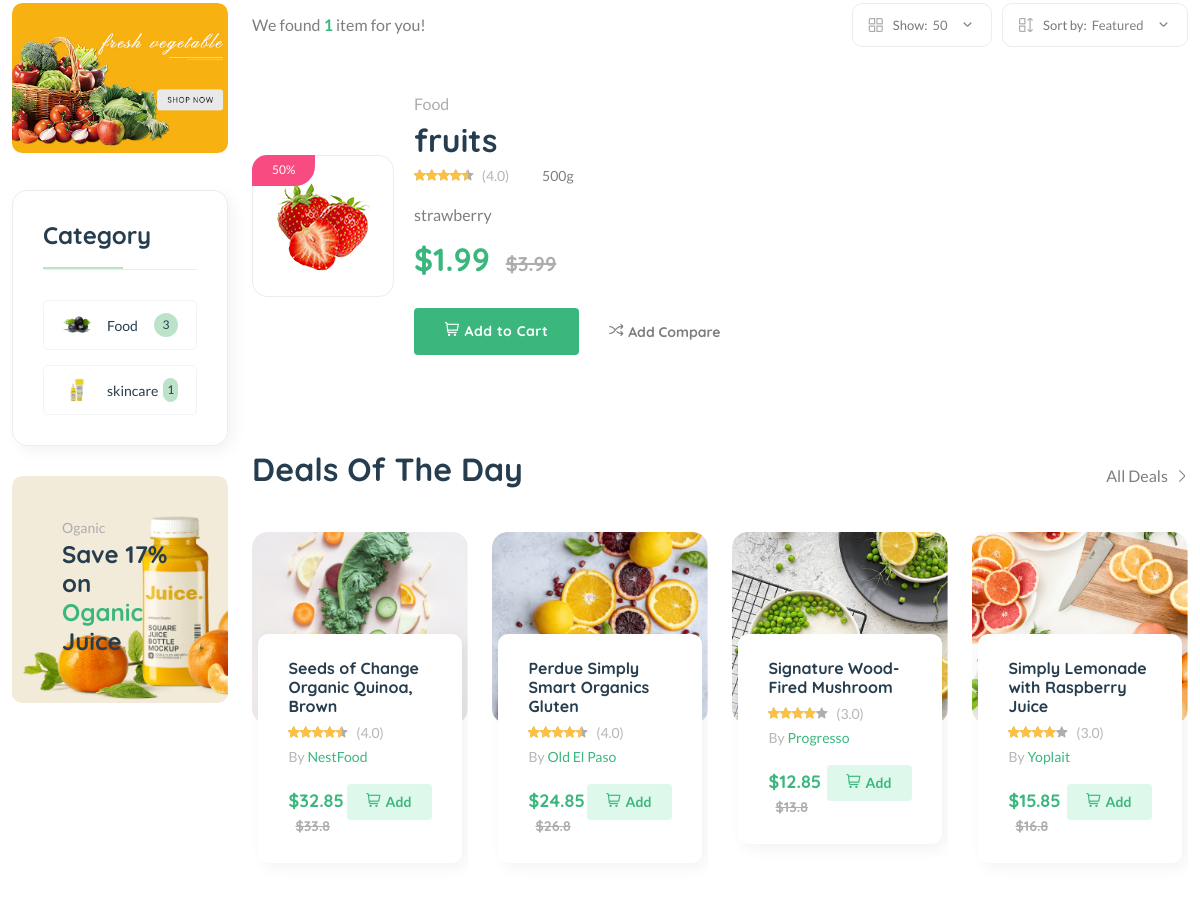
The app's page /vendors/ven35207hgge7 (middle part), older data.
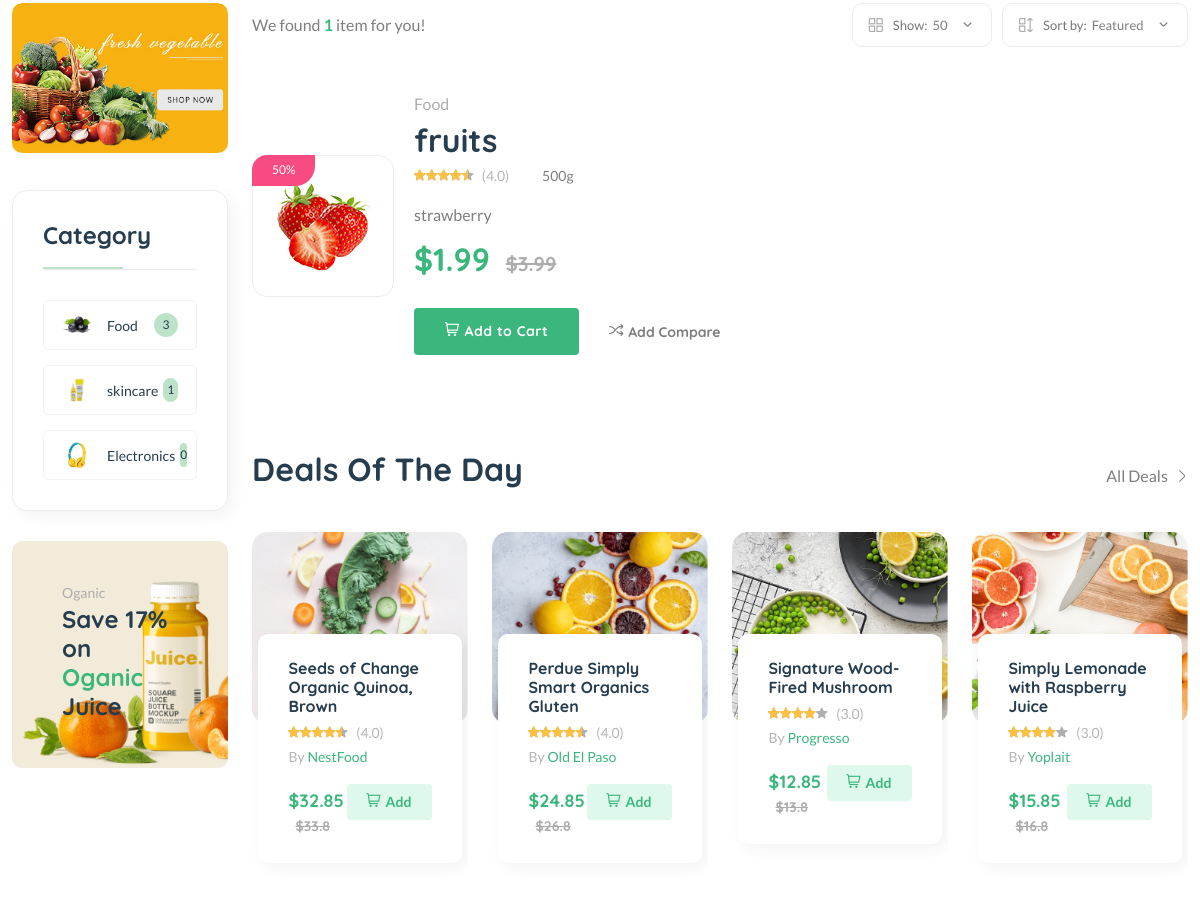
The same page, newer data.
### core/models.py (models this page shows, shortened)
class Product(models.Model):
    pid = ShortUUIDField(max_length=20, length=10,unique=True,alphabet='abcdefghij1234567890')
    title = models.CharField(max_length=100,default='this is the prod title')
    vendor = models.ForeignKey(Vendor, on_delete=models.SET_NULL,null=True,related_name='products')
    image = models.ImageField(upload_to=user_directory_path,default='product.jpg')
    description = RichTextUploadingField(default='This is the product',null=True,blank=True)
    user = models.ForeignKey(User, on_delete=models.SET_NULL, null=True)
    category = models.ForeignKey(Category, on_delete=models.SET_NULL, null=True, related_name='products')
    price = models.DecimalField(max_digits=999999,decimal_places=2,default='1.99')
    old_price = models.DecimalField(max_digits=999999,decimal_places=2,default='1.99')
    specifications = RichTextUploadingField(null=True,blank=True)
    type= models.CharField(max_length=100,default='Organic',null=True,blank=True)
    mfd=models.DateTimeField(auto_now_add=False,null=True,blank=True)
    stock_count = models.CharField(max_length=100,default='10',null=True,blank=True)
    life=models.CharField(max_length=100,default='100 days',null=True,blank=True)
    tags = TaggableManager(blank=True)
    product_status= models.CharField(choices=STATUS,max_length=10,default="in_review")
    status = models.BooleanField(default=True)
    in_stock = models.BooleanField(default=True)
    featured = models.BooleanField(default=False)
    digital = models.BooleanField(default=False)
    sku = ShortUUIDField(max_length=10,length=4,unique=True,prefix='sku',alphabet='1234567890')
    date = models.DateTimeField(auto_now_add=True)
    updated = models.DateTimeField(null=True,blank=True)
    class Meta:
        verbose_name_plural = 'Products'
    def get_percentage(self):
        new_price = ((self.old_price - self.price)/(self.old_price))*100
        return new_price

class Category(models.Model):
    cid = ShortUUIDField(length=10, max_length=20, unique=True, alphabet = 'abcdefghij1234560789',prefix='cat')
    title = models.CharField(max_length=100,default='product')
    image = models.ImageField(upload_to='category',default='categor.jpg')
    class Meta:
        verbose_name_plural = "Categories"

### core/views.py (the view)
# urls.py: path('vendors/<vid>', views.vendor_details_view,name='vendor-details-page'),
def vendor_details_view(request,vid):
    vendor = Vendor.objects.get(vid=vid)
    products = Product.objects.filter(product_status='published',vendor=vendor)
    context={
        'products':products,
        'vendor':vendor
    }
    return render(request,'core/vendor-details-view.html',context)

### core/context_processor.py (called while the page is built)
def default(request):
    categories = Category.objects.all()
    products = Product.objects.all()
    vendors = Vendor.objects.all()
    try:
          address = Address.objects.get(user=request.user)
    except:
         address=None
    return {
         'categories':categories,
         'address':address,
         'vendors':vendors
    }

### templates/core/vendor-details-view.html (shortened to what the changed rows need)
{% extends 'partials/base.html'%}
{% load static %}
{% block content%}
    <main class="main">
        <div class="container mb-30">
            <div class="row flex-row-reverse">
                <div class="col-lg-4-5">
                    <div class="product-list mb-50">
                        {% for p in products%}
                        <div class="product-cart-wrap">
                            <div class="product-img-action-wrap">
                                <div class="product-img product-img-zoom">
                                    <div class="product-img-inner">
                                        <a href="shop-product-right.html">
                                            <img class="default-img" src="{{p.image.url}}" alt="" />
                                        </a>
                                    </div>
                                </div>
                                <div class="product-badges product-badges-position product-badges-mrg">
                                    <span class="hot">{{p.get_percentage|floatformat:0}}%</span>
                                </div>
                            </div>
                            <div class="product-content-wrap">
                                <div class="product-category">
                                    <a href="shop-grid-right.html">{{p.category.title}}</a>
                                </div>
                                <h2><a href="shop-product-right.html">{{p.title}}</a></h2>
                                <div class="product-rate-cover">
                                    <div class="product-rate d-inline-block">
                                        <div class="product-rating" style="width: 90%"></div>
                                    </div>
                                    <span class="font-small ml-5 text-muted"> (4.0)</span>
                                    <span class="ml-30">500g</span>
                                </div>
                                <p class="mt-15 mb-15">{{p.description}}</p>
                                <div class="product-price">
                                    <span>${{p.price}} </span>
                                    <span class="old-price">${{p.old_price}}</span>
                                </div>
                                <div class="mt-30 d-flex align-items-center">
                                    <a aria-label="Buy now" class="btn" href="shop-cart.html"><i class="fi-rs-shopping-cart mr-5"></i>Add to Cart</a>
                                    <a href="#" class="add-wishlish ml-30 text-body font-sm font-heading font-weight-bold"><i class="fi-rs-shuffle mr-5"></i>Add Compare</a>
                                </div>
                            </div>
                        </div>
                        {%endfor%}
                    </div>
                    <section class="section-padding pb-5">
                        <div class="row">
                            <div class="col-xl-3 col-lg-4 col-md-6">
                                <div class="product-cart-wrap style-2">
                                    <div class="product-content-wrap">
                                        <div class="deals-content">
                                            <h2><a href="shop-product-right.html">Seeds of Change Organic Quinoa, Brown</a></h2>
                                        </div>
                                    </div>
                                </div>
                            </div>
                            <div class="col-xl-3 col-lg-4 col-md-6">
                                <div class="product-cart-wrap style-2">
                                    <div class="product-content-wrap">
                                        <div class="deals-content">
                                            <h2><a href="shop-product-right.html">Perdue Simply Smart Organics Gluten</a></h2>
                                        </div>
                                    </div>
                                </div>
                            </div>
                            <div class="col-xl-3 col-lg-4 col-md-6 d-none d-lg-block">
                                <div class="product-cart-wrap style-2">
                                    <div class="product-content-wrap">
                                        <div class="deals-content">
                                            <h2><a href="shop-product-right.html">Signature Wood-Fired Mushroom</a></h2>
                                        </div>
                                    </div>
                                </div>
                            </div>
                            <div class="col-xl-3 col-lg-4 col-md-6 d-none d-xl-block">
                                <div class="product-cart-wrap style-2">
                                    <div class="product-content-wrap">
                                        <div class="deals-content">
                                            <h2><a href="shop-product-right.html">Simply Lemonade with Raspberry Juice</a></h2>
                                        </div>
                                    </div>
                                </div>
                            </div>
                        </div>
                    </section>
                </div>
                <div class="col-lg-1-5 primary-sidebar sticky-sidebar">
                    <div class="sidebar-widget widget-category-2 mb-30">
                        <ul>
                            {% for c in categories %}
                            <li>
                                <a href="shop-grid-right.html"> <img src="{{c.image.url}}" alt="" />{{c.title}}</a><span class="count">{{c.products.count}}</span>
                            </li>
                            {%endfor%}
                        </ul>
                    </div>
                </div>
            </div>
        </div>
    </main>
{% endblock content %}

Row changes from the older to the newer data that the page shows:
added Category: image (picture), title "Electronics", products.count "0"
